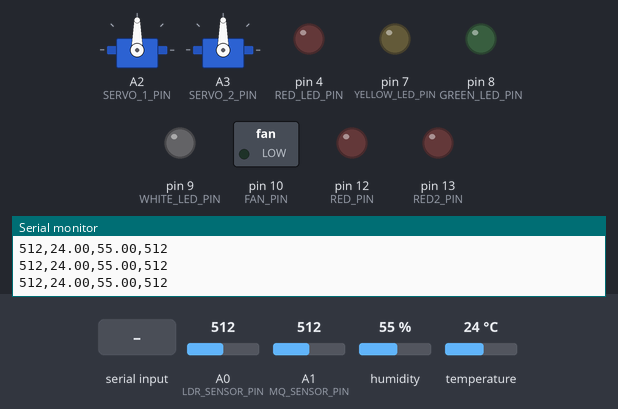
This sketch was run on a simulated Arduino Uno, built with avr-gcc and run on an emulated ATmega328P. On the bench: 2 × servo, switched loads named in the sketch (green lamp = pin HIGH), output pins drawn as LEDs (lit = HIGH), the last lines printed to the serial monitor. The test bench sets the inputs (shaded band); at power-on: A0 (LDR_SENSOR_PIN) = 512, A1 (MQ_SENSOR_PIN) = 512, humidity 55 %, temperature 24 °C.

Above: at 1.2 s.
1.3 s: A0 (LDR_SENSOR_PIN) set to 33
7.3 s: A0 (LDR_SENSOR_PIN) set to 27
At 8.3 s:
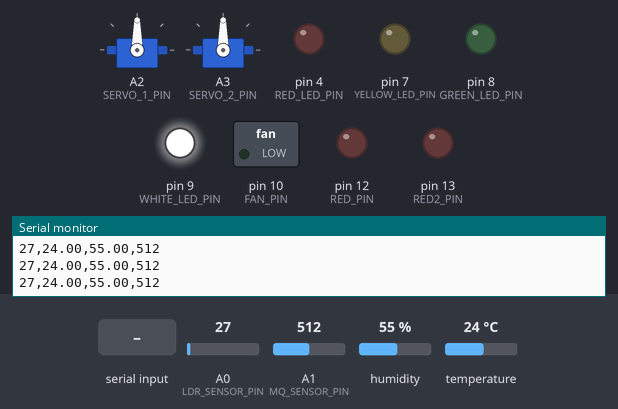
8.8 s: "1" received over Serial
At 9.2 s:
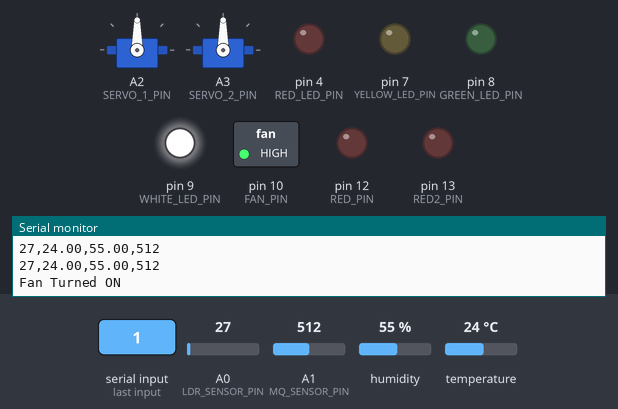
11.3 s: "3" received over Serial
At 12.5 s:
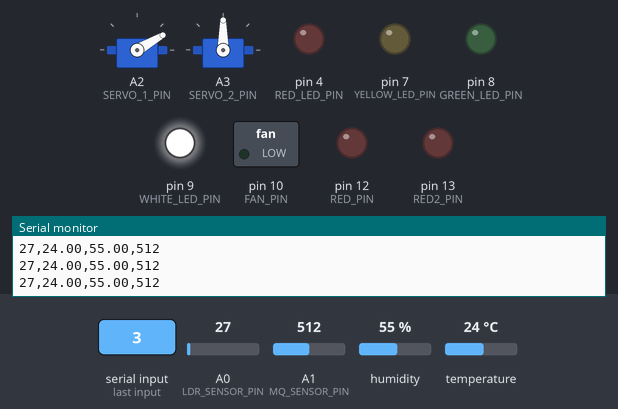
12.8 s: "4" received over Serial
At 13.4 s:
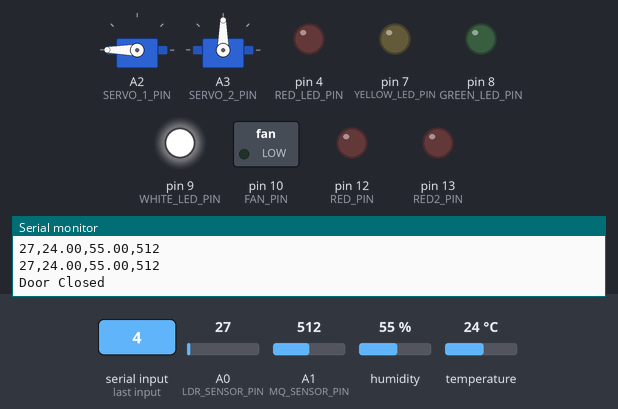
14.3 s: "5" received over Serial
At 14.9 s:
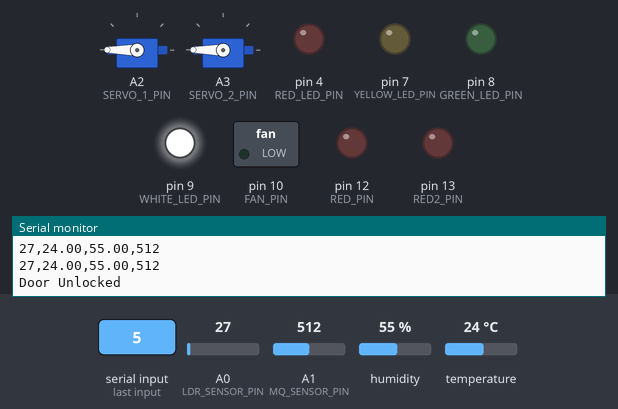
Timing chart, 0 to 16.8 s (numbered marks = the images above; inputs shaded):
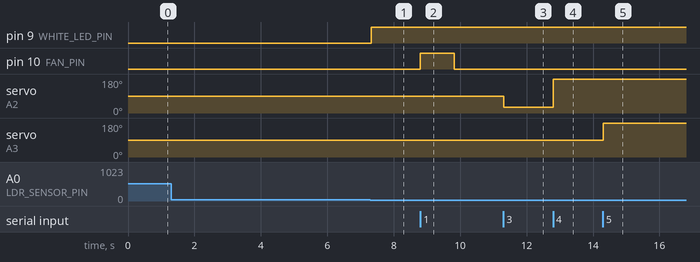

The sketch:

project.ino
```cpp
#include "DHT.h"
#include <Servo.h>

#define DHTPIN 3
#define DHTTYPE DHT22
DHT dht(DHTPIN, DHTTYPE);

const int LDR_SENSOR_PIN = A0;
const int MQ_SENSOR_PIN = A1;

const int RED_LED_PIN = 4;
const int YELLOW_LED_PIN = 7;
const int GREEN_LED_PIN = 8;
const int WHITE_LED_PIN = 9;
const int RED_PIN = 12;
const int RED2_PIN = 13;
const int FAN_PIN = 10;
const int SERVO_1_PIN = A2;
const int SERVO_2_PIN = A3;

Servo servo1;
Servo servo2;

void setup()
{
    Serial.begin(9600);
    pinMode(LDR_SENSOR_PIN, INPUT);
    pinMode(MQ_SENSOR_PIN, INPUT);

    pinMode(RED_LED_PIN, OUTPUT);
    pinMode(YELLOW_LED_PIN, OUTPUT);
    pinMode(GREEN_LED_PIN, OUTPUT);
    pinMode(WHITE_LED_PIN, OUTPUT);
    pinMode(RED_PIN, OUTPUT);
    pinMode(RED2_PIN, OUTPUT);
    pinMode(FAN_PIN, OUTPUT);

    servo1.attach(SERVO_1_PIN);
    servo2.attach(SERVO_2_PIN);

    dht.begin();
}

void loop()
{

    int lightIntensity = analogRead(LDR_SENSOR_PIN);
    int mqValue = analogRead(MQ_SENSOR_PIN);
    float temperature = dht.readTemperature();
    float humidity = dht.readHumidity();

    if (isnan(temperature) || isnan(humidity))
    {
        Serial.println("Failed to read from DHT sensor!");
        return;
    }

    Serial.print(lightIntensity);
    Serial.print(",");
    Serial.print(temperature);
    Serial.print(",");
    Serial.print(humidity);
    Serial.print(",");
    Serial.println(mqValue);

    // LDR
    int dayThreshold = 30;

    if (lightIntensity < dayThreshold)
    {
        // NIGHT
        analogWrite(WHITE_LED_PIN, 255);
    }
    else
    {
        // DAY
        analogWrite(WHITE_LED_PIN, 0);
    }

    // DHT SENSOR
    float h = dht.readHumidity();
    // Read temperature as Celsius (the default)
    float t = dht.readTemperature();
    // Check if any reads failed and exit early (to try again).
    if (isnan(h) || isnan(t))
    {
        Serial.println(F("Failed to read from DHT sensor!"));
        return;
    }

    if (t > 50)
    {
        digitalWrite(FAN_PIN, HIGH);
    }
    else
    {
        digitalWrite(FAN_PIN, LOW);
    }

    /*
    CONTROL ARDUINO FROM WEB
     */
    if (Serial.available() > 0)
    {
        char data = Serial.read();

        if (!data)
            Serial.end();

        if (data == '1')
        {
            digitalWrite(FAN_PIN, HIGH);
            Serial.println("Fan Turned ON");
        }

        if (data == '2')
        {
            digitalWrite(FAN_PIN, LOW);
            Serial.println("Fan Turned OFF");
        }

        if (data == '3')
        {
            servo1.write(30);
            Serial.println("Door Opened");
        }

        if (data == '4')
        {
            servo1.write(180);
            Serial.println("Door Closed");
        }

        if (data == '5')
        {
            servo2.write(180);
            Serial.println("Door Unlocked");
        }

        if (data == '6')
        {
            servo2.write(90);
            Serial.println("Door Lokced");
        }
        delay(1000);
    }
}
```

Measured:
- the behaviour switches between 30 and 29 on A0 (LDR_SENSOR_PIN) (found by bisection; images 0 and 1)
- after the input at 7.3 s, pin 9 (WHITE_LED_PIN): LOW → HIGH at once
- after the input at 8.8 s, pin 10 (FAN_PIN): LOW → HIGH at once, → LOW 1.0 s later
- after the input at 11.3 s, servo on A2 (SERVO_1_PIN): 90° → 30° at once
- after the input at 12.8 s, servo on A2 (SERVO_1_PIN): 30° → 180° at once
- after the input at 14.3 s, servo on A3 (SERVO_2_PIN): 90° → 180° at once
